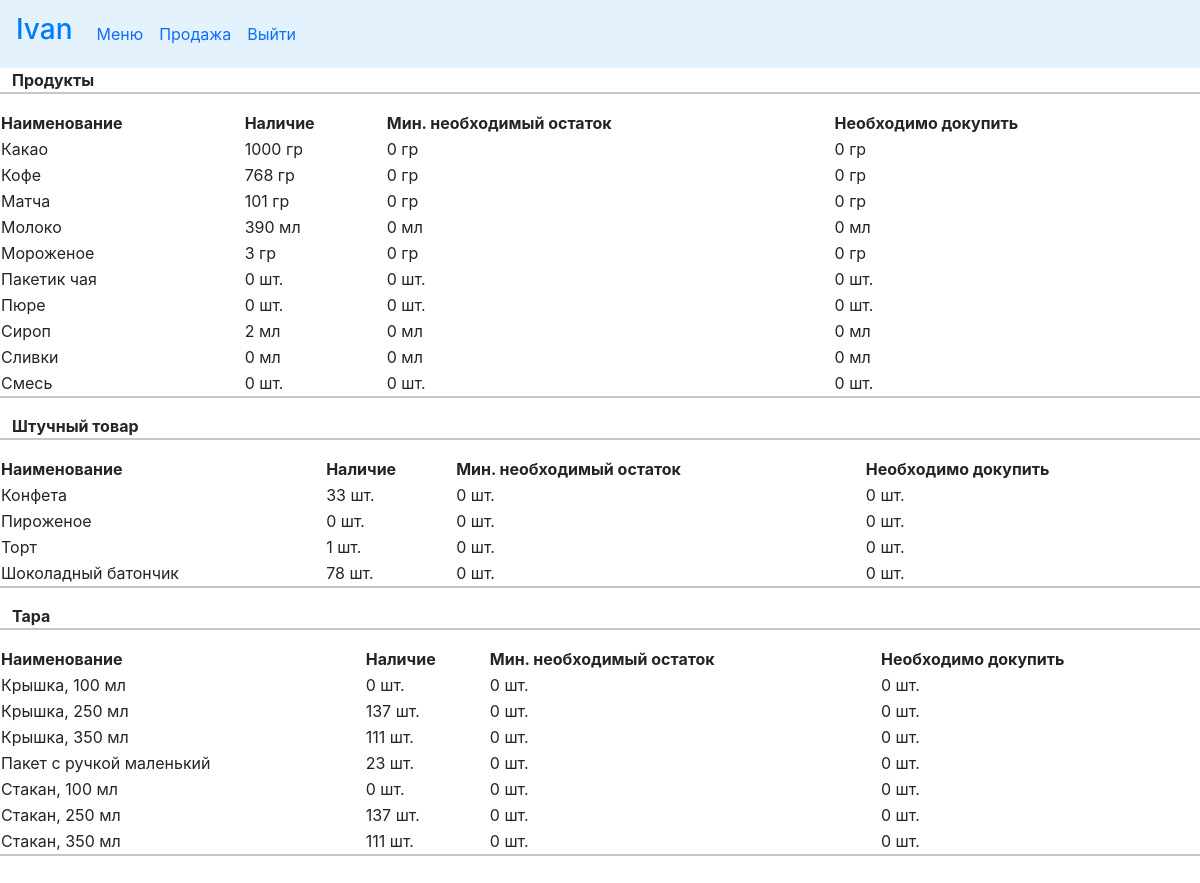
The page /stock (signed in) on the database its author committed.
### cafecrm/models.py (models this page shows, shortened)
class Products(models.Model):
    PRODUCT = 'product'
    SNACK = 'snack'
    TARE = 'tare'
    PRODUCT_TYPE = ((PRODUCT, 'продукт'), (SNACK, 'штучный товар'), (TARE, 'тара'))
    PC = 'шт.'
    ML = 'мл'
    GR = 'гр'
    UNITS = ((PC, 'шт.'), (ML, 'мл'), (GR, 'гр'))
    product_name = models.CharField(max_length=250, verbose_name='Наименование')
    unit = models.CharField(max_length=20, choices=UNITS, verbose_name='Единица измерения')
    product_type = models.CharField(max_length=20, choices=PRODUCT_TYPE, verbose_name='Категория')
    slug = models.SlugField(max_length=200, db_index=True, unique='product_name')
    price = models.DecimalField(max_digits=10, decimal_places=2, default=0.00, verbose_name='Цена')
    stock = models.PositiveIntegerField(default=0, verbose_name='Остаток')
    min_stock = models.PositiveSmallIntegerField(default=0, verbose_name='Минимальный остаток')
    description = models.TextField(blank=True, verbose_name='Описание')
    need_to_order = property(
        lambda self: (self.min_stock - self.stock if self.stock < self.min_stock else 0)
        )
    class Meta:
        verbose_name = 'Product'
        verbose_name_plural = 'Products'
        ordering = ['product_type', 'product_name']
        index_together = (('id', 'slug'),)

### cafecrm/views.py (the view)
# urls.py: path('stock', views.stock, name='stock'),
def stock(request):
    products = Products.objects.filter(product_type='product').order_by('product_name')
    snacks = Products.objects.filter(product_type='snack').order_by('product_name')
    tares = Products.objects.filter(product_type='tare').order_by('product_name')
    return render(request,
                  'cafecrm/stock.html',
                  {'title': 'stock',
                   'products': products,
                   'snacks': snacks,
                   'tares': tares
                   })

### doc_temp/context_processors.py (called while the page is built)
def doc(request):
    return {'doc_temp': Doctemp(request)}

### templates/cafecrm/stock.html (shortened to what this page needs)
{% extends "cafecrm/base.html" %}
{% load static %}
{% block content %}
<div class="row align-items-start"">
    <b>Продукты</b>
    <hr>
    <table class="cart">
        <thead>
        <tr>
            <th>Наименование</th>
            <th>Наличие</th>
            <th>Мин. необходимый остаток</th>
            <th>Необходимо докупить</th>
        </tr>
        </thead>
        <tbody>
        {% for item in products %}
            <tr>
                <td> {{ item.product_name }} </td>
                <td class="num">{{ item.stock }} {{ item.unit  }}</td>
                <td>{{ item.min_stock }} {{ item.unit  }}</td>
            <td>{{ item.need_to_order }} {{ item.unit  }}</td>
            </tr>
        {% endfor %}
        </tbody>
    </table>
    <hr>
    <b>Штучный товар</b>
    <hr>
    <table class="cart">
        <thead>
        <tr>
            <th>Наименование</th>
            <th>Наличие</th>
            <th>Мин. необходимый остаток</th>
            <th>Необходимо докупить</th>
        </tr>
        </thead>
        <tbody>
        {% for item in snacks %}
            <tr>
                <td> {{ item.product_name }} </td>
                <td class="num">{{ item.stock }} {{ item.unit  }}</td>
                <td>{{ item.min_stock }} {{ item.unit  }}</td>
            <td>{{ item.need_to_order }} {{ item.unit  }}</td>
            </tr>
        {% endfor %}
        </tbody>
    </table>
    <hr>
    <b>Тара</b>
    <hr>
    <table class="cart">
        <thead>
        <tr>
            <th>Наименование</th>
            <th>Наличие</th>
            <th>Мин. необходимый остаток</th>
            <th>Необходимо докупить</th>
        </tr>
        </thead>
        <tbody>
        {% for item in tares %}
            <tr>
                <td> {{ item.product_name }} </td>
                <td class="num">{{ item.stock }} {{ item.unit  }}</td>
                <td>{{ item.min_stock }} {{ item.unit  }}</td>
            <td>{{ item.need_to_order }} {{ item.unit  }}</td>
            </tr>
        {% endfor %}
        </tbody>
    </table>
    <hr>
</div>
{% endblock %}

### templates/cafecrm/base.html (shortened to what this page needs)
{% load static %}
<!DOCTYPE html>
<html lang="en">
<head>
    <link href="https://cdn.jsdelivr.net/npm/bootstrap@5.0.0/dist/css/bootstrap.min.css" rel="stylesheet" >
	<link rel="stylesheet" href="https://maxcdn.bootstrapcdn.com/bootstrap/4.0.0-beta.3/css/bootstrap.min.css">
    <link rel="stylesheet" href="{% static 'cafecrm/css/style.css' %}" type="text/css">
</head>
<body>
<div class="container-fluid">
    <div class="row align-items-start" id="nav">
        {% if user.is_superuser %}
    	<nav class="navbar navbar-expand-lg bg-body-tertiary" style="background-color: #e3f2fd;">
			<a class="navbar-brand" href="{% url 'cafecrm:home' %}"><h3>{{ user.first_name }}</h3></a>
		  	<div class="collapse navbar-collapse" id="navbarSupportedContent">
		  		<ul class="navbar-nav mr-auto">
                    <li class="nav-item active">
                        <a class="nav-link" href="{% url 'cafecrm:stock' %}" title="Остатки на складе">Остатки</a>
                    </li>
                    <li class="nav-item active">
                        <a class="nav-link" href="{% url 'cafecrm:menu' %}" title="Что в продаже">Меню</a>
                    </li>
                    <li class="nav-item dropdown">
                        <a class="nav-link dropdown-toggle" href="#" role="button" data-bs-toggle="dropdown" aria-expanded="false">
                        Создать документ: </a>
                        <ul class="dropdown-menu">
                          <li><a class="dropdown-item" href="{% url 'cafecrm:add_simple_product' %}" title="Внести новый продукт">Новый продукт</a></li>
                          <li><a class="dropdown-item" href="{% url 'cafecrm:products' %}">Добавить товар в меню</a></li>
                          <li><a class="dropdown-item" href="{% url 'cafecrm:drinks' %} ">Продажа</a></li>
                          <li><a class="dropdown-item" href="{% url 'cafecrm:products' %}">Приход / расход</a></li>
                        </ul>
                    </li>
                    <li class="nav-item active">
                        <a class="nav-link" href="admin/">Панель администратора</a>
                    </li>
                <li class="nav-item active">
                        <a class="nav-link" href="{% url 'cafecrm:logout' %}">Выйти</a>
                    </li>
                    <li><div class="cart">
    {% with total_items=doc|length %}
        {% if doc|length > 0 %}
            <a href="{% url "doc_temp:doc_detail" %}" style="color: red">
                Есть незаконченный документ
            </a>
        {% endif %}
    {% endwith %}
</div></li>
		  		</ul>
		  	</div>
		</nav>
    {% else %}
        <nav class="navbar navbar-expand-lg bg-body-tertiary" style="background-color: #e3f2fd;">
			<a class="navbar-brand" href="{% url 'cafecrm:home' %}"><h3>{{ user.first_name }}</h3></a>
		  	<div class="collapse navbar-collapse" id="navbarSupportedContent">
		  		<ul class="navbar-nav mr-auto">
                    <li class="nav-item active">
                        <a class="nav-link" href="{% url 'cafecrm:menu' %}">Меню</a>
                    </li>
                    <li class="nav-item active">
                        <a class="nav-link" href="{% url 'cafecrm:drinks' %}">Продажа</a>
                    </li>
                    <li class="nav-item active">
                        <a class="nav-link" href="{% url 'cafecrm:logout' %}">Выйти</a>
                    </li>
		  		</ul>
		  	</div>
		</nav>
    {% endif %}
    </div>
    <div id="content">
        {% block content %}
        {% endblock %}
    </div>
</div>
</body>
</html>

### cafecrm/static/cafecrm/css/style.css (style rules this page uses)
#content { padding-bottom: 5%; }
html,body { margin: 0; padding: 0; height: 100%; }

### rows shown on the page
Products: product_name "Какао", stock "1000", unit "гр", min_stock "0", need_to_order "0"
Products: product_name "Кофе", stock "768", unit "гр", min_stock "0", need_to_order "0"
Products: product_name "Матча", stock "101", unit "гр", min_stock "0", need_to_order "0"
Products: product_name "Молоко", stock "390", unit "мл", min_stock "0", need_to_order "0"
Products: product_name "Мороженое", stock "3", unit "гр", min_stock "0", need_to_order "0"
Products: product_name "Пакетик чая", stock "0", unit "шт.", min_stock "0", need_to_order "0"
Products: product_name "Пюре", stock "0", unit "шт.", min_stock "0", need_to_order "0"
Products: product_name "Сироп", stock "2", unit "мл", min_stock "0", need_to_order "0"
Products: product_name "Сливки", stock "0", unit "мл", min_stock "0", need_to_order "0"
Products: product_name "Смесь", stock "0", unit "шт.", min_stock "0", need_to_order "0"
Products: product_name "Конфета", stock "33", unit "шт.", min_stock "0", need_to_order "0"
Products: product_name "Пироженое", stock "0", unit "шт.", min_stock "0", need_to_order "0"
Products: product_name "Торт", stock "1", unit "шт.", min_stock "0", need_to_order "0"
Products: product_name "Шоколадный батончик", stock "78", unit "шт.", min_stock "0", need_to_order "0"
Products: product_name "Крышка, 100 мл", stock "0", unit "шт.", min_stock "0", need_to_order "0"
Products: product_name "Крышка, 250 мл", stock "137", unit "шт.", min_stock "0", need_to_order "0"
Products: product_name "Крышка, 350 мл", stock "111", unit "шт.", min_stock "0", need_to_order "0"
Products: product_name "Пакет с ручкой маленький", stock "23", unit "шт.", min_stock "0", need_to_order "0"
Products: product_name "Стакан, 100 мл", stock "0", unit "шт.", min_stock "0", need_to_order "0"
Products: product_name "Стакан, 250 мл", stock "137", unit "шт.", min_stock "0", need_to_order "0"
Products: product_name "Стакан, 350 мл", stock "111", unit "шт.", min_stock "0", need_to_order "0"

### other values the page prints
{{ user.first_name }} "Ivan"
